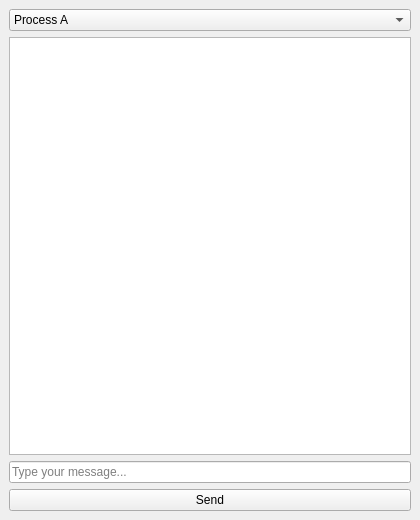
<?xml version="1.0" encoding="UTF-8"?>
<ui version="4.0">
 <class>MainWindow</class>
 <widget class="QMainWindow" name="MainWindow">
  <property name="geometry">
   <rect>
    <x>0</x>
    <y>0</y>
    <width>420</width>
    <height>520</height>
   </rect>
  </property>
  <property name="windowTitle">
   <string>Chat 2 - Shared Memory</string>
  </property>

  <widget class="QWidget" name="centralwidget">
   <layout class="QVBoxLayout" name="verticalLayout">

    <!-- Process Selector -->
    <item>
     <widget class="QComboBox" name="processSelect">
      <item>
       <property name="text">
        <string>Process A</string>
       </property>
      </item>
      <item>
       <property name="text">
        <string>Process B</string>
       </property>
      </item>
     </widget>
    </item>

    <!-- Chat View -->
    <item>
     <widget class="QTextEdit" name="chatView">
      <property name="readOnly">
       <bool>true</bool>
      </property>
     </widget>
    </item>

    <!-- Message Input -->
    <item>
     <widget class="QLineEdit" name="inputLine">
      <property name="placeholderText">
       <string>Type your message...</string>
      </property>
     </widget>
    </item>

    <!-- Send Button -->
    <item>
     <widget class="QPushButton" name="sendButton">
      <property name="text">
       <string>Send</string>
      </property>
     </widget>
    </item>

   </layout>
  </widget>

 </widget>
 <resources/>
 <connections/>
</ui>
